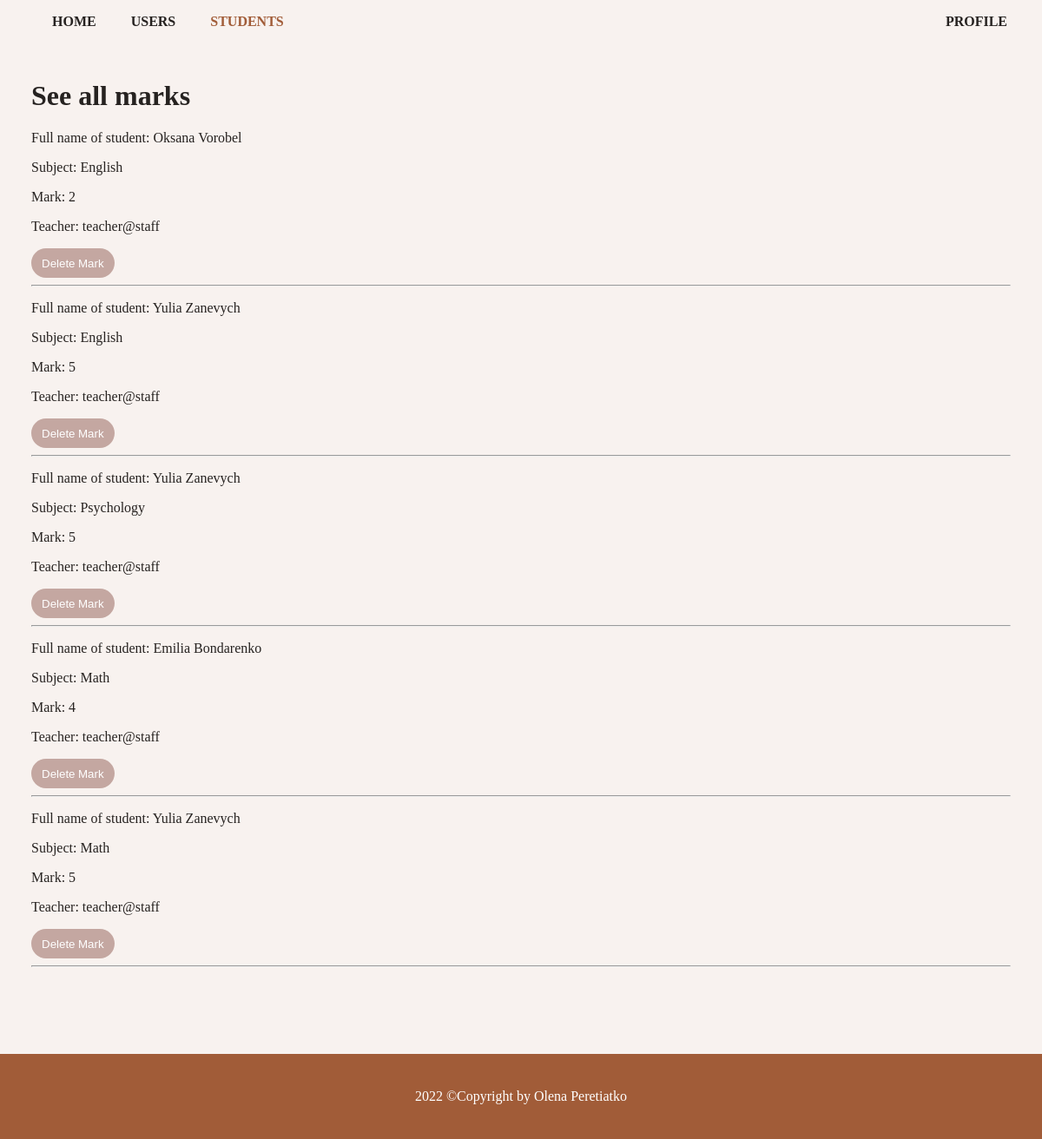
The page /allMarks (signed in) on the database its author committed.
### src/database/models.py (models this page shows, shortened)
class Subject(Base):
    __tablename__ = 'subject'
    id_subject = Column(Integer, primary_key=True, unique=True, autoincrement=True)
    name_subject = Column(String(100), nullable=False, unique=True, )

class User(Base, UserMixin):
    __tablename__ = 'user'
    id_user = Column(Integer, primary_key=True)
    username = Column(String(25), unique=True, nullable=False)
    first_name = Column(String(25), nullable=False)
    last_name = Column(String(25), nullable=False)
    email = Column(String(25), unique=True, nullable=False)
    password = Column(String(45), nullable=False)
    phone = Column(String(25), nullable=False)
    is_admin = db.Column(db.Boolean, default=False)
    is_student = db.Column(db.Boolean, default=False)

### resources/marks.py (the view)
class AllMarksListApi(Resource):
    mark_schema = MarkSchema()
    @login_required
    def get(self, id_student=None):
        if not id_student:
            marks = db.session.query(Mark).all()
        else:
            marks = db.session.query(Mark).filter_by(id_student=id_student).all()
        full_names = []
        subjects = []
        teachers = []
        for el in marks:
            student = db.session.query(Student).filter_by(id_student=el.id_student).first()
            subject = db.session.query(Subject).filter_by(id_subject=el.id_subject).first()
            teacher = db.session.query(User).filter_by(id_user=el.id_user).first()
            full_names.append(student.name_student + ' ' + student.last_name_student)
            subjects.append(subject.name_subject)
            teachers.append(teacher.email)
        if not marks:
            return make_response(render_template('notifications.html', message="No marks"), 400, headers)
        return make_response(render_template('allMarks.html',
                                             marks=self.mark_schema.dump(marks, many=True),
                                             full_names=full_names,
                                             subjects=subjects,
                                             teachers=teachers,
                                             student=student), 200, headers)

### resources/auth.py (called while the page is built)
@login_manager.user_loader
def load_user(id_user):
    return User.query.get(int(id_user))

### src/templates/allMarks.html (shortened to what this page needs)
<!DOCTYPE html>
<html lang="en">
<head>
    <link href="{{ url_for('static', filename='stylesheets/styles.css') }}" rel="stylesheet">
    <link href="{{ url_for('static', filename='stylesheets/users.css') }}" rel="stylesheet">
</head>
<body>
<header>
    <nav>
        <ul>
            <li><a href="/">Home</a>
                {% if current_user.is_admin %}
            <li><a href="/users">Users</a></li>
            {% endif %}
            {% if current_user.is_authenticated %}
            <li class="active"><a href="/students">Students</a></li>
            <div class="right">
                <li class="right"><a href="/profile">Profile</a></li>
            </div>
            {% endif %}
        </ul>
    </nav>
</header>
<main class="content">
    <div>
        <h1>See all marks</h1>
        {% for mark in marks %}
        {% if full_names != '' %}
        <p>Full name of student: {{full_names[loop.index-1]}} </p>
        <p>Subject: {{subjects[loop.index-1]}} </p>
        <p>Mark: {{mark['grade']}}</p>
        <p>Teacher: {{teachers[loop.index-1]}}</p>
    {% if current_user.is_admin %}
    <form action="deleteMark/{{mark['id_mark']}}" method="POST">
        <input type="submit" value="Delete Mark"
               class="btn btn-danger btn-sm">
        {% endif %}
    </form>
    <hr>
    {% endif %}
    {% endfor %}
    </div>
</main>
<footer>
    <p>2022 &copy;Copyright by Olena Peretiatko</p>
</footer>
</body>
</html>

### src/static/stylesheets/styles.css (style rules this page uses)
body { margin: 0; background-color: #f8f2ef; font-family: 'Times New Roman', sans-serif; color: #262220; }
header { font-weight: 700; height: 40px; }
.content { padding: 0 3%; }
nav ul li { float: left; list-style: none; margin: 0 20px; }
.right { float: right; }
.right > a { margin-right: 20px; }
.active > a { color: #a15c38; }
a { color: #262220; text-decoration: none; }
nav a { text-transform: uppercase; }
form { display: inline-block; }
button, input[type="submit"] { margin-right: 10px; background-color: #c4a7a1; padding: 7px 12px; border: none; border-radius: 20px; color: white; font-family: "Noto Sans Cham", sans-serif; }
footer { bottom: 0; color: white; text-align: center; padding: 2%; background-color: #a15c38; margin-top: 100px; }
.content { margin-top: 3%; }

### rows shown on the page
Subject: name_subject "English" "English"
User: email "teacher@staff" "teacher@staff" "teacher@staff" "teacher@staff" "teacher@staff"
Subject: name_subject "Psychology"
Subject: name_subject "Math" "Math"

### other values the page prints
{{ full_names[loop.index-1] }} "Oksana Vorobel" "Yulia Zanevych" "Yulia Zanevych" "Emilia Bondarenko" "Yulia Zanevych"
{{ mark['grade'] }} "2" "5" "5" "4" "5"
